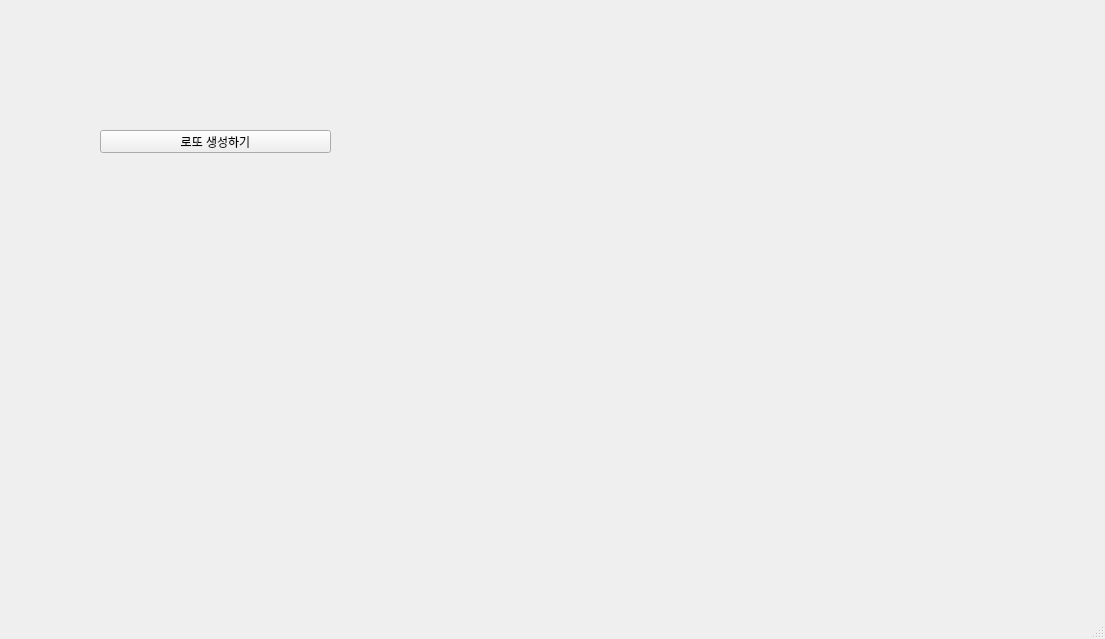
<?xml version="1.0" encoding="UTF-8"?>
<ui version="4.0">
 <class>MainWindow</class>
 <widget class="QMainWindow" name="MainWindow">
  <property name="geometry">
   <rect>
    <x>0</x>
    <y>0</y>
    <width>1105</width>
    <height>639</height>
   </rect>
  </property>
  <property name="windowTitle">
   <string>MainWindow</string>
  </property>
  <widget class="QWidget" name="centralwidget">
   <widget class="QLabel" name="lbl1">
    <property name="geometry">
     <rect>
      <x>100</x>
      <y>100</y>
      <width>56</width>
      <height>12</height>
     </rect>
    </property>
    <property name="text">
     <string>__</string>
    </property>
   </widget>
   <widget class="QLabel" name="lbl2">
    <property name="geometry">
     <rect>
      <x>150</x>
      <y>100</y>
      <width>56</width>
      <height>12</height>
     </rect>
    </property>
    <property name="text">
     <string>__</string>
    </property>
   </widget>
   <widget class="QLabel" name="lbl3">
    <property name="geometry">
     <rect>
      <x>200</x>
      <y>100</y>
      <width>56</width>
      <height>12</height>
     </rect>
    </property>
    <property name="text">
     <string>__</string>
    </property>
   </widget>
   <widget class="QLabel" name="lbl4">
    <property name="geometry">
     <rect>
      <x>240</x>
      <y>100</y>
      <width>56</width>
      <height>12</height>
     </rect>
    </property>
    <property name="text">
     <string>__</string>
    </property>
   </widget>
   <widget class="QLabel" name="lbl5">
    <property name="geometry">
     <rect>
      <x>280</x>
      <y>100</y>
      <width>56</width>
      <height>12</height>
     </rect>
    </property>
    <property name="text">
     <string>__</string>
    </property>
   </widget>
   <widget class="QLabel" name="lbl6">
    <property name="geometry">
     <rect>
      <x>320</x>
      <y>100</y>
      <width>56</width>
      <height>12</height>
     </rect>
    </property>
    <property name="text">
     <string>__</string>
    </property>
   </widget>
   <widget class="QPushButton" name="pb">
    <property name="geometry">
     <rect>
      <x>100</x>
      <y>130</y>
      <width>231</width>
      <height>23</height>
     </rect>
    </property>
    <property name="text">
     <string>로또 생성하기</string>
    </property>
   </widget>
  </widget>
  <widget class="QMenuBar" name="menubar">
   <property name="geometry">
    <rect>
     <x>0</x>
     <y>0</y>
     <width>1105</width>
     <height>21</height>
    </rect>
   </property>
  </widget>
  <widget class="QStatusBar" name="statusbar"/>
 </widget>
 <resources/>
 <connections/>
</ui>
